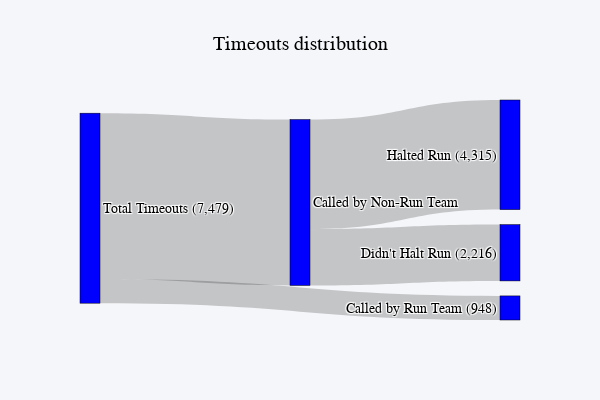

Notebook source saved alongside this figure:
### Code cell
import plotly.graph_objects as go

# Define the node labels with values
labels = [
    "Total Timeouts (7,479)", 
    "Called by Non-Run Team", 
    "Called by Run Team (948)",
    "Halted Run (4,315)", 
    "Didn't Halt Run (2,216)"
]

# Define the source and target nodes
source = [0, 0, 1, 1]
target = [1, 2, 3, 4]
values = [6531, 948, 4315, 2216]

# Create the Sankey diagram
fig = go.Figure(data=[go.Sankey(
    node=dict(
        pad=15,
        thickness=20,
        line=dict(color="black", width=0.5),
        label=labels,
        color="blue"
    ),
    link=dict(
        source=source,
        target=target,
        value=values
    )
)])

fig.update_layout(
    title=dict(
        text="Timeouts distribution",
        x=0.5,  # Center the title
        xanchor='center'
    ),
    font=dict(
        family="Arial",  # Use Arial as a substitute for Proxima Nova
        size=14,
        color="black"
    ),
    paper_bgcolor="rgba(245, 246, 249, 1)",  # Light grey background
    plot_bgcolor="rgba(245, 246, 249, 1)",  # Light grey background
    width=600,  # Adjust the width here
    height=400  # You can adjust the height if needed
)

# Show the figure
fig.show()

### Figure 1 — Plotly figure (JSON) as saved in the notebook; plotly's stock layout.template omitted (floating-point values rounded to 4 significant figures)
{"data": [{"link": {"source": [0, 0, 1, 1], "target": [1, 2, 3, 4], "value": [6531, 948, 4315, 2216]}, "node": {"color": "blue", "label": ["Total Timeouts (7,479)", "Called by Non-Run Team", "Called by Run Team (948)", "Halted Run (4,315)", "Didn't Halt Run (2,216)"], "line": {"color": "black", "width": 0.5}, "pad": 15, "thickness": 20}, "type": "sankey"}], "layout": {"font": {"color": "black", "family": "Arial", "size": 14}, "height": 400, "paper_bgcolor": "rgba(245, 246, 249, 1)", "plot_bgcolor": "rgba(245, 246, 249, 1)", "title": {"text": "Timeouts distribution", "x": 0.5, "xanchor": "center"}, "width": 600}}
